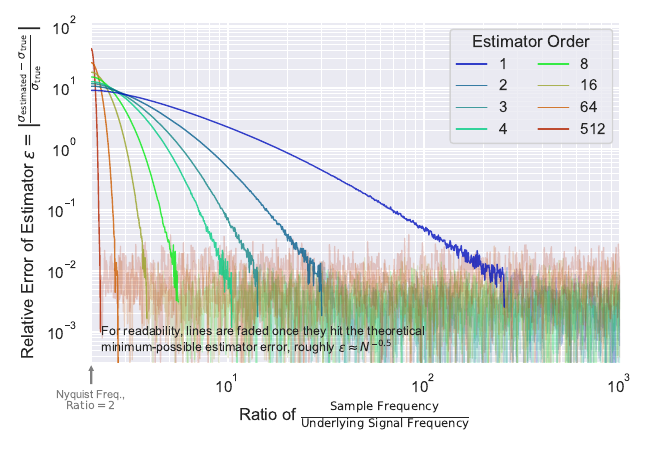

Reproduce this figure in Python.
from common import *


def synthesize_data_and_reconstruct_noise_variance(freq_signal, freq_sample, order=1):
    """
    Generates a synthetic dataset with known noise properties, and then reconstructs the noise variance using the
    specified-order method described above.

    The signal is assumed to be a sinusoid with some frequency, and the noise is assumed to be independent,
    homoscedastic, and normally-distributed.

    Args:
        freq_signal: Frequency of the underlying true signal [Hz]
        freq_sample: Data sample rate from the sensor [Hz]
        order: Order of the estimator to use [int]

    Returns: The true noise standard deviation and the reconstructed (estimated) noise standard deviation.
    """
    ##### Synthetic Data Generation #####
    t = np.arange(0, 1, 1 / freq_sample)

    true_data = np.sin(2 * np.pi * freq_signal * t)

    true_noise_standard_deviation = 0.1
    noise = np.random.normal(size=len(true_data)) * true_noise_standard_deviation

    sensor_data = true_data + noise

    ##### Noise Variance Reconstruction #####
    estimated_noise_standard_deviation = tsuq.estimate_noise_standard_deviation(
        sensor_data,
        estimator_order=order
    )

    return true_noise_standard_deviation, estimated_noise_standard_deviation


fig, ax = plt.subplots(figsize=(6.5, 4.5))

freq_sample = 100000
freq_signals = freq_sample / np.logspace(0, 3, 1000)
orders = [1, 2, 3, 4, 8, 16, 64, 512]

colors = p.sns.color_palette('rainbow', n_colors=len(orders))

from tqdm import tqdm

for i, order in tqdm(enumerate(orders)):
    true, estimated = np.vectorize(synthesize_data_and_reconstruct_noise_variance)(
        freq_signal=freq_signals,
        freq_sample=freq_sample,
        order=order,
    )
    ratio = freq_sample / freq_signals
    error = np.abs(true - estimated) / true

    index_noise_floor = np.argwhere(
        # (np.arange(len(error)) > np.argmax(error)) & (error < 2 * np.median(error[-50:]))
        (np.arange(len(error)) > np.argmax(error)) & (error < freq_sample ** -0.5)
    )[0][0]

    c = p.adjust_lightness(colors[i], 0.6)

    # print(order)
    # print(np.mean(estimated[index_noise_floor+1:]), np.std(estimated[index_noise_floor+1:]))

    ax.loglog(
        ratio[:index_noise_floor + 1],
        error[:index_noise_floor + 1],
        label=f"{order}",
        alpha=0.8, color=c, linewidth=1,
        zorder=4 + len(orders) - i,
    )
    ax.loglog(
        ratio[index_noise_floor:],
        error[index_noise_floor:],
        alpha=0.2, color=c, linewidth=1,
        zorder=3,
    )

plt.xlim(left=2, right=(freq_sample / freq_signals)[-1])
plt.ylim(bottom=freq_sample ** -0.5 / 10)

plt.annotate(
    text="Nyquist Freq.,\n$\mathrm{Ratio}=2$",
    xy=(0, 0),
    xytext=(0, -20),
    xycoords="axes fraction",
    textcoords="offset points",
    ha="center",
    va="top",
    alpha=0.6,
    fontsize=8,
    arrowprops=dict(
        arrowstyle="simple",
        # connectionstyle="arc3,rad=0.2",
        linewidth=0,
        alpha=0.5,
        facecolor="k",
    ),
)
plt.annotate(
    text="For readability, lines are faded once they hit the theoretical\nminimum-possible estimator error, roughly $\\epsilon \\approx N^{-0.5}$",
    xy=(0.02, 0.02),
    xycoords="axes fraction",
    ha="left",
    va="bottom",
    fontsize=9
)

plt.legend(
    title="Estimator Order",
    ncols=2,
)
p.show_plot(
    # title="Performance of Higher-Order Data-Driven Noise Estimators",
    xlabel=r"Ratio of $\frac{\mathrm{Sample\ Frequency}}{\mathrm{Underlying\ Signal\ Frequency}}$",
    ylabel=r"Relative Error of Estimator $\epsilon = \left| \frac{ \sigma_{\mathrm{estimated}} - \sigma_{\mathrm{true}} }{\sigma_{\mathrm{true}}}\right|$",
    legend=False,
    # dpi=300,
    savefig="noise_variance_higher_order.pdf",
)
